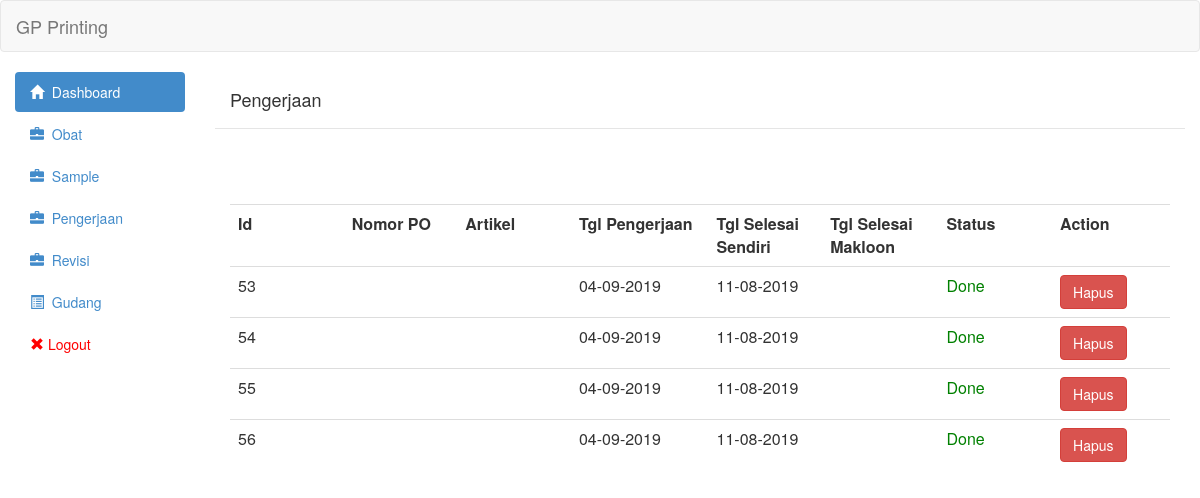
The page /view/pengerjaan.php (signed in) on the database as committed earlier.
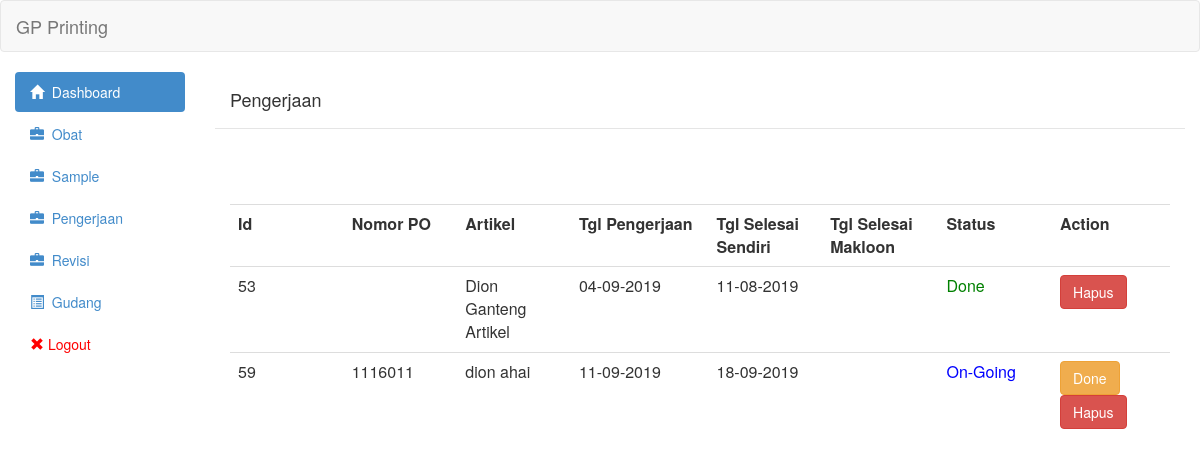
The same page on the database as committed later.
### tables this page shows
CREATE TABLE `pengerjaan` (
  `id` int(11) NOT NULL,
  `id_sample` int(11) NOT NULL,
  `nomor_po` varchar(255) NOT NULL,
  `tipe` int(11) NOT NULL,
  `tgl_mulai` date NOT NULL,
  `qty_sendiri` int(11) NOT NULL,
  `tgl_selesai_sendiri` date DEFAULT NULL,
  `qty_makloon` int(11) NOT NULL,
  `tgl_selesai_makloon` date DEFAULT NULL,
  `status` int(11) NOT NULL,
  `qty_awal` int(11) NOT NULL,
  `keterangan` text NOT NULL,
  `qty_akhir_makloon` int(11) NOT NULL,
  `qty_akhir_sendiri` int(11) NOT NULL,
  `jumlah_orang` int(11) NOT NULL,
  `jam_kerja` int(11) NOT NULL,
  `biaya_makloon` int(11) NOT NULL,
  `meja` int(11) NOT NULL
);

CREATE TABLE `sample` (
  `id` int(11) NOT NULL,
  `artikel` varchar(255) NOT NULL,
  `nomor_po` varchar(30) NOT NULL,
  `tgl` date NOT NULL,
  `tgl_selesai` date DEFAULT NULL,
  `status` tinyint(1) NOT NULL DEFAULT 0,
  `biaya` int(11) NOT NULL
);

### controller/pengerjaan/pengerjaan_show.php (the view, shortened to what this page needs)
<?php
	include('../controller/config/linken.php');
	include('../controller/config/asset.php');
	$queryGetPengerjaan = "SELECT pengerjaan.id_sample,pengerjaan.id,pengerjaan.nomor_po,pengerjaan.tipe,pengerjaan.tgl_mulai,pengerjaan.tgl_selesai_sendiri,pengerjaan.tgl_selesai_makloon,pengerjaan.status,sample.artikel FROM pengerjaan join sample on pengerjaan.id_sample = sample.id ORDER BY pengerjaan.id ASC";
	$resultGetPengerjaan = mysqli_query($link,$queryGetPengerjaan) or die(mysqli_error($link));
	 echo "<table class='table table-hover'><tr>
						<th class='col-md-1'>Id</th>
						<th class='col-md-1'>Nomor PO</th>
                        <th class='col-md-1'>Artikel</th>
                        <th class='col-md-1'>Tgl Pengerjaan</th>
						<th class='col-md-1'>Tgl Selesai Sendiri</th>
                        <th class='col-md-1'>Tgl Selesai Makloon</th>
                        <th class='col-md-1'>Status</th>
                        <th class='col-md-1'>Action</th>
						</tr>";
	while($row = mysqli_fetch_assoc($resultGetPengerjaan)){
     if($row['tgl_selesai_makloon']=='0000-00-00'){
        $row['tgl_selesai_makloon']=null;
    }
	?>
                            <tr onclick='AjaxGetDetailPengerjaan(<?php echo $row["id_sample"];?>)'>
								<td><?php echo $row['id']?></td>
								<td><?php echo $row['nomor_po']?></td>
                                <td><?php echo $row['artikel']?></td>
                                <td><?php echo formatTgl($row['tgl_mulai'])?></td>
                                <td><?php echo formatTgl($row['tgl_selesai_sendiri'])?></td>
                                <td><?php echo formatTgl($row['tgl_selesai_makloon'])?></td>
								<td><?php if($row['status']==0){
									echo "<span style='color:blue'>On-Going</span>";
									}else if($row['status']==1){
										echo "<span style='color:green'>Done</span>";
									}else if($row['status']==2){
										echo "<span style='color:red'>Revisi</span>";
									}
								;?></td><td>
                                <?php
                                if($row['status']==0){ ?>
                                <button onclick="ChangeStatusPengerjaan(<?php echo $row["id"];?>,<?php echo $row["tipe"];?>)" class="btn btn-warning">Done</button>
                                <?php }; ?>
                                <a class='btn btn-danger' href='controller/pengerjaan/pengerjaan_delete.php?id="<?php echo $row["id"];?>"'>Hapus</a></td>
                            </tr>
<?php
	}
	echo "</table>";
function formatTgl($tgl){
	if($tgl!=0||$tgl!=null){
	$tglArray = explode("-",$tgl);
	return $tglArray[2]."-".$tglArray[1]."-".$tglArray[0];
	}
	return null;
}
	?>

### controller/config/asset.php (shortened to what this page needs)
<?php
 echo '
   <script
			  src="https://code.jquery.com/jquery-3.4.1.js"
>
	</script>
        <script src="//code.jquery.com/ui/1.11.1/jquery-ui.js"></script>
        <link rel="stylesheet" type="text/css" href="http://ajax.googleapis.com/ajax/libs/jqueryui/1.8/themes/base/jquery-ui.css" />
	<script type="text/javascript" src="assets/js/bootstrap.js"></script>
	<link rel="stylesheet" type="text/css" href="assets/css/bootstrap.css">
	<link href="https://cdnjs.cloudflare.com/ajax/libs/select2/4.0.10/css/select2.min.css" rel="stylesheet" />
	<script src="https://cdnjs.cloudflare.com/ajax/libs/select2/4.0.10/js/select2.min.js"></script>
	';
?>

### view/header.php (shortened to what this page needs)
<?php
$path = $_SERVER['DOCUMENT_ROOT'].'/gp-printing';
include($path.'/controller/config/asset.php');
?>
<!DOCTYPE html>
<html>
<body>
		<div class="navbar navbar-default">
		<div class="container-fluid">
			<div class="navbar-header">
				<a href="#" class="navbar-brand">GP Printing</a>
			</div>
		</div>
	</div>
<div class="col-md-2">
		<ul class="nav nav-pills nav-stacked">
			<li class="active"><a href="index.php"><span class="glyphicon glyphicon-home"></span>&nbsp;&nbsp;Dashboard</a></li>
            <li><a href="view/obat.php"><span class="glyphicon glyphicon-briefcase"></span>&nbsp;&nbsp;Obat</a></li>
			<li><a href="view/sample.php"><span class="glyphicon glyphicon-briefcase"></span>&nbsp;&nbsp;Sample</a></li>
			<li><a href="view/pengerjaan.php"><span class="glyphicon glyphicon-briefcase"></span>&nbsp;&nbsp;Pengerjaan</a></li>
            <li><a href="view/revisi.php"><span class="glyphicon glyphicon-briefcase"></span>&nbsp;&nbsp;Revisi</a></li>
            <li><a href="view/gudang.php"><span class="glyphicon glyphicon-list-alt"></span>&nbsp;&nbsp;Gudang</a></li>
            <li><a style="color:red;" href="controller/login/logout.php"><span class="glyphicon glyphicon-remove"></span >  Logout</a></li>
		</ul>
	</div>
	<div class="col-md-10">
</body>
</html>

### view/pengerjaan.php (shortened to what this page needs)
<?php
include('header.php');
include('../controller/config/asset.php');
?>
<div class="modal-header">
    <h4 class="modal-title">Pengerjaan</h4>
</div>
<div class="modal-body">
   <br />
   <br />
   <br>
<?php
	include '../controller/pengerjaan/pengerjaan_show.php';
?>

Rows that differ between the two databases and show on the page:
no longer on this page (row edited): pengerjaan: id "54", tgl_mulai "04-09-2019", tgl_selesai_sendiri "11-08-2019", status "Done"
no longer on this page (row edited): pengerjaan: id "55", tgl_mulai "04-09-2019", tgl_selesai_sendiri "11-08-2019", status "Done"
no longer on this page (row edited): pengerjaan: id "56", tgl_mulai "04-09-2019", tgl_selesai_sendiri "11-08-2019", status "Done"
changed pengerjaan id 53: id_sample.artikel (not shown) → "Dion Ganteng Artikel"
added pengerjaan: id "59", nomor_po "1116011", id_sample.artikel "dion ahai", tgl_mulai "11-09-2019", tgl_selesai_sendiri "18-09-2019", status "On-Going"
